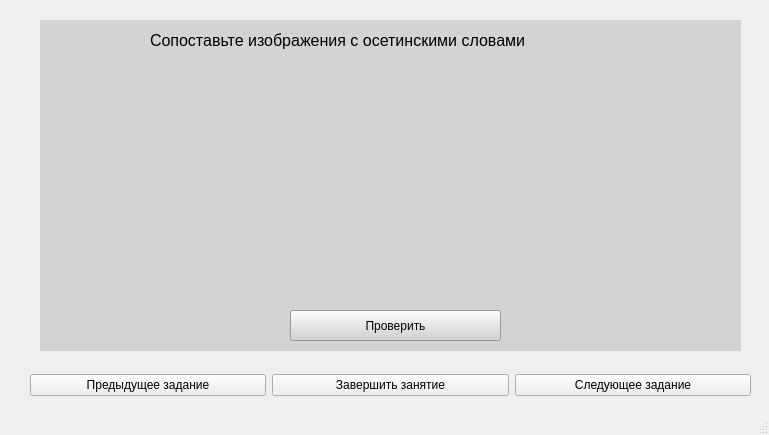
<?xml version="1.0" encoding="UTF-8"?>
<ui version="4.0">
 <class>LessonWindow</class>
 <widget class="QMainWindow" name="LessonWindow">
  <property name="geometry">
   <rect>
    <x>0</x>
    <y>0</y>
    <width>769</width>
    <height>435</height>
   </rect>
  </property>
  <property name="windowTitle">
   <string>MainWindow</string>
  </property>
  <widget class="QWidget" name="centralwidget">
   <widget class="QWidget" name="taskWidget" native="true">
    <property name="geometry">
     <rect>
      <x>40</x>
      <y>20</y>
      <width>701</width>
      <height>331</height>
     </rect>
    </property>
    <property name="autoFillBackground">
     <bool>false</bool>
    </property>
    <property name="styleSheet">
     <string notr="true">background-color: rgb(211, 211, 211);</string>
    </property>
    <widget class="QLabel" name="label">
     <property name="geometry">
      <rect>
       <x>110</x>
       <y>10</y>
       <width>471</width>
       <height>21</height>
      </rect>
     </property>
     <property name="font">
      <font>
       <pointsize>12</pointsize>
      </font>
     </property>
     <property name="text">
      <string>Сопоставьте изображения с осетинскими словами</string>
     </property>
    </widget>
    <widget class="QPushButton" name="getResButton">
     <property name="geometry">
      <rect>
       <x>250</x>
       <y>290</y>
       <width>211</width>
       <height>31</height>
      </rect>
     </property>
     <property name="text">
      <string>Проверить</string>
     </property>
    </widget>
    <widget class="QWidget" name="horizontalLayoutWidget">
     <property name="geometry">
      <rect>
       <x>20</x>
       <y>60</y>
       <width>661</width>
       <height>221</height>
      </rect>
     </property>
     <layout class="QHBoxLayout" name="horizontalLayout"/>
    </widget>
   </widget>
   <widget class="QWidget" name="layoutWidget">
    <property name="geometry">
     <rect>
      <x>30</x>
      <y>370</y>
      <width>721</width>
      <height>30</height>
     </rect>
    </property>
    <layout class="QHBoxLayout" name="horizontalLayout_2">
     <item>
      <widget class="QPushButton" name="prevTaskButton">
       <property name="text">
        <string>Предыдущее задание</string>
       </property>
      </widget>
     </item>
     <item>
      <widget class="QPushButton" name="stopLessonButton">
       <property name="text">
        <string>Завершить занятие</string>
       </property>
      </widget>
     </item>
     <item>
      <widget class="QPushButton" name="nextTaskButton">
       <property name="text">
        <string>Следующее задание</string>
       </property>
      </widget>
     </item>
    </layout>
   </widget>
  </widget>
  <widget class="QStatusBar" name="statusbar"/>
 </widget>
 <resources/>
 <connections/>
</ui>
